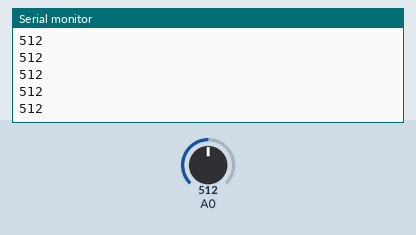
This sketch was run on a simulated Arduino Uno, built with avr-gcc and run on an emulated ATmega328P. On the bench: the last lines printed to the serial monitor. Inputs (shaded band) come from the test bench; at power-on: A0 = 512.

Above: at 1.2 s.
1.3 s: A0 set to 716
At 1.31 s:
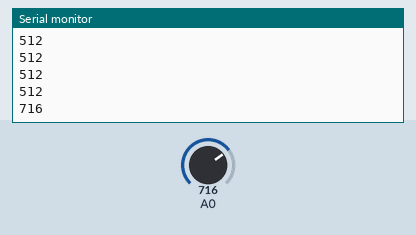
2.8 s: A0 set to 900
At 2.81 s:
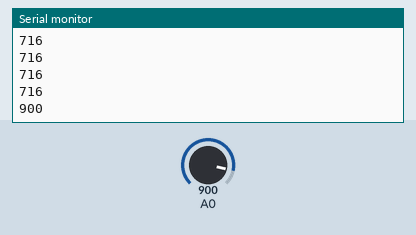
Timing chart, 0 to 5.8 s (numbered marks = the images above; inputs shaded):
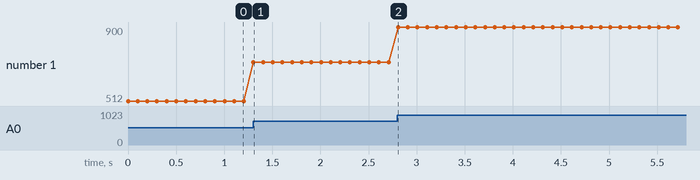

Measured:
- after the input at 1.3 s, the serial monitor: prints a new line at once (image 1)
- after the input at 2.8 s, the serial monitor: prints a new line at once (image 2)
- plotted number 1: 512 → 716 after the input at 1.3 s, 716 → 900 after the input at 2.8 s

The sketch:

Serial_IR_data.ino
```cpp
int x;

void setup()
{
  // Input distance from a object or wall and the values chance from 0 to 1023
  // You can now read values from your IR sensor
  Serial.begin(9600); // initialize baud rate to 9600
}

void loop()
{
 x= analogRead(A0); // read value from pin A0
 Serial.println(x); //print the value on the screen
 delay(100);
}
```
